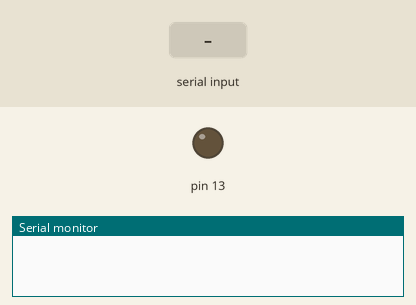
A sketch run on a simulated Arduino Leonardo, built with avr-gcc and run on an emulated ATmega32U4. On the bench: output pins drawn as LEDs (lit = HIGH), the last lines printed to the serial monitor. The inputs (shaded band) are chosen by the test bench.

Above: at 1.2 s.
1.3 s: "p" received over the second serial link
At 2.5 s:
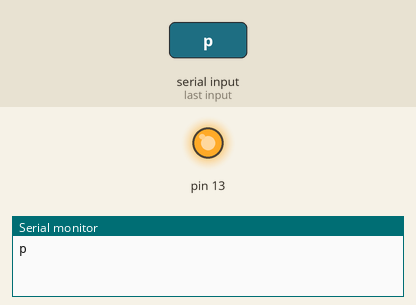
2.8 s: "g" received over the second serial link
At 3.8 s:
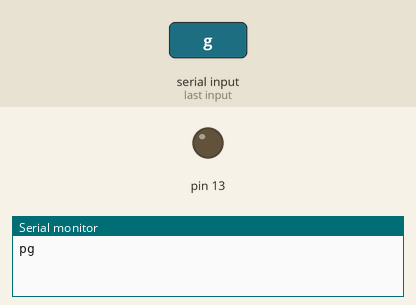
Timing chart, 0 to 5.8 s (numbered marks = the images above; inputs shaded):
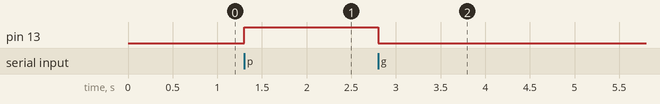

The sketch:

ArduinoLeonardoSample.ino
```cpp
void setup() {
  // 13 = Built-in LED on Arduino LEONARDO
  pinMode(13, OUTPUT);
  // Serial1 = 0 -> RX1 pin
  Serial1.begin(115200);
}

void loop() {
  if(Serial1.available()){
    char c = Serial1.read();
    if(c == 'p'){
        digitalWrite(13, HIGH);
    }else if(c == 'g'){
        digitalWrite(13, LOW);
    }
    Serial.print(c);
  }
}
```

Measured:
- after the input at 1.3 s, pin 13: LOW → HIGH at once
- after the input at 2.8 s, pin 13: HIGH → LOW at once
